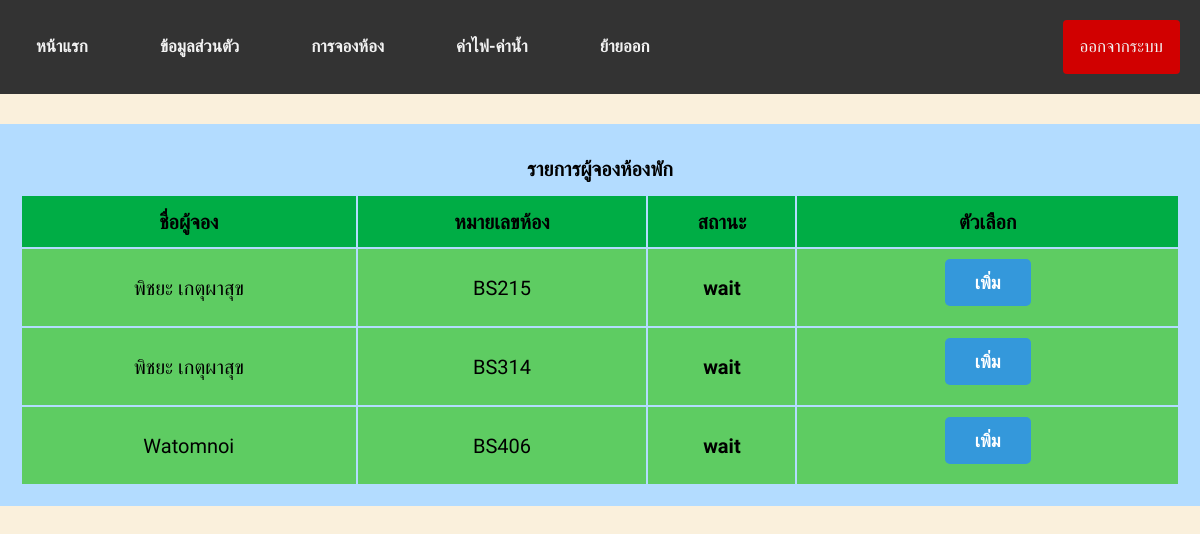
The page /room_type.php (signed in) on the database its author committed.
### tables this page shows
CREATE TABLE `room` (
  `id` int(20) NOT NULL,
  `name` varchar(100) NOT NULL,
  `type` varchar(100) NOT NULL,
  `Status` varchar(255) NOT NULL
);

### room_type.php (the view, shortened to what this page needs)
<!DOCTYPE html>
<html lang="en">
<head>
    <link rel="stylesheet" href="https://cdnjs.cloudflare.com/ajax/libs/font-awesome/6.1.2/css/all.min.css" />
    <link rel="stylesheet" href="style.css">
	<link rel="stylesheet" href="https://use.fontawesome.com/releases/v5.4.1/css/all.css">
</head>
<?php
     include 'config.php';
     $id = $_SESSION['id'];
$query = "SELECT * FROM room WHERE Status = 'wait' OR Status = 'active' ORDER BY type ASC" or die("Error:" . mysqli_error());
$result = mysqli_query($conn, $query);
     ?>
<body>
<div class="topnav">
  <a href="Admin_info.php">หน้าแรก</a>
  <a href="infouser_admin.php">ข้อมูลส่วนตัว</a>
  <a href="room_type.php">การจองห้อง</a>
  <a href="cost_byadmin.php">ค่าไฟ-ค่าน้ำ</a>
  <a href="info_user_outbydamin.php">ย้ายออก</a>
  <a style="float:right" href="login.php?logout=<?php echo $id; ?>" onclick="return confirm('คุณต้องการออกจากระบบหรือไม่ ?');" class="btnbackid">ออกจากระบบ</a>
</div>
   <div class="contentEditbyadmin">
     <h1>รายการผู้จองห้องพัก</h1>
     <?php
			echo "<table  align='center' width='100%' border ='0'>";
			echo "<tr align='center' bgcolor='#00ad45'><td><h1>ชื่อผู้จอง</h1></td><td><h1>หมายเลขห้อง</h1></td><td><h1>สถานะ</h1></td><td><h1>ตัวเลือก</h1></td>";
               while($row = mysqli_fetch_array($result)) {
                    echo "
                    <tr bgcolor='#5ecc62'>
                         <td style='font-size: 20px;'><p>".$row['name']."</p></td>
                         <td style='font-size: 20px;'><p>".$row['type']."</p></td>
                         <td style='font-size: 20px;'><p><b>".$row['Status']."<b></p></td>
                         <td>
                              <a href='room_type.php?id=".$row['id']."' class='btn'>เพิ่ม</a>
                         </td>
                    </tr>
               ";
               }
	?>
       </div>
</body>
</html>

### style.css (style rules this page uses)
* { box-sizing: border-box; }
html, body, h1, h2, h3, h4, h5, h6, p, li, ol, ul, pre { padding: 0; text-align: center; font-family: 'Prompt', sans-serif; }
html, body { min-height: 100%; scroll-behavior: smooth; }
body { background-color: #FAF0DC; font-family: 'Lato', sans-serif; font-size: 62.5%; padding: 0px; box-sizing: border-box; width: 100vw; overflow-x: hidden; position: relative; margin: 0; }
:root { --home-bg-color: #f2f3ee; --menu-bg-color: #cbcbc2; --silde-btn-border: #808080; --slide-btn-hoverbg: #f1fff1; --text-color: #616161; --border-color: #000000; --box-shadow-color: #b5b5ac; }
*, *::before, *::after { padding: 0; box-sizing: border-box; list-style: none; }
body, html { width: 100%; font-size: 10px; font-weight: normal; font-family: sans-serif; }
p { display: inline; font-size: 20px; line-height: 1.5em; font-family: 'IBM Plex Sans Thai', sans-serif; }
a { font-size: 4rem; line-height: 1.5em; word-spacing: 0.5em; font-family: PROMPT ; display:flow-root; font-weight: bold; }
a { text-decoration:none; color:rgb(255, 255, 255); font-weight:bold; margin: 20px; }
a::after { display: inline-block; font-family: fontello; padding: 5px; font-size: 1.6rem; transform: rotate(-90deg); }
:root { --blue:#3498db; --black:#333; --white:#fff; --border:2px solid var(--black); }
.btn { display: inline-block; padding:10px 30px; cursor: pointer; font-size: 18px; color:var(--white); border-radius: 5px; text-transform: capitalize; }
.btn { background-color: var(--blue); margin-top: 10px; }
.btnbackid { font-family: fantasy; background-color: rgb(209, 0, 0); color: rgb(255, 255, 255); text-decoration: none; display: inline-block; padding: 13px 40px; margin-bottom: 0; font-size: 20px; font-weight: normal; line-height: 1.428571429; text-align: center; white-space: nowrap; vertical-align: middle; cursor: pointer; border: 1px solid transparent; border-radius: 4px; -webkit-user-select: none; -moz-user-select: none; -ms-user-select: none; -o-user-select: none; user-select: none; }
.contentEditbyadmin { background-color: #b3dcff; margin: 30px auto; padding: 20px; width: 100%; }
.topnav { overflow: hidden; background-color: #333; }
.topnav a { float: left; color: #f2f2f2; text-align: center; padding: 14px 16px; text-decoration: none; font-size: 17px; }

### rows shown on the page
room: name "พิชยะ เกตุผาสุข", type "BS215", Status "wait"
room: name "พิชยะ เกตุผาสุข", type "BS314", Status "wait"
room: name "Watomnoi", type "BS406", Status "wait"
